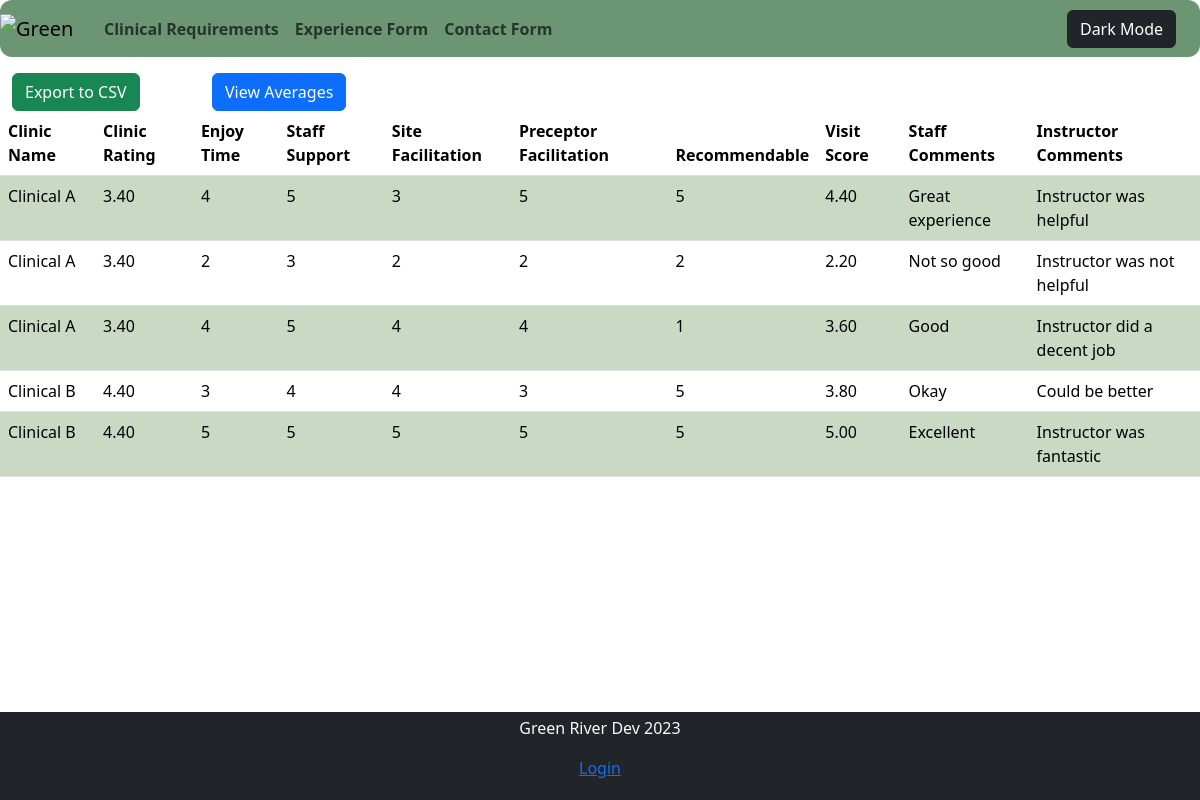
/viewentries.php, run on the app's committed database.
### tables this page shows
CREATE TABLE Score (
ID int NOT NULL,
ClinicalID int NOT NULL,
EnjoyTimeScore int NOT NULL,
StaffSupportScore int NOT NULL,
SiteFacilitationScore int NOT NULL,
PreceptorFacilitationScore int NOT NULL,
RecommendableScore int NOT NULL,
CommentStaffSit varchar(200),
CommentInstructor varchar(200),

PRIMARY KEY (ID),
FOREIGN KEY (ClinicalID) REFERENCES Clinical (ID)
);

CREATE TABLE Clinical (
ID int NOT NULL,
Name VARCHAR(100) NOT NULL,

PRIMARY KEY (ID)
);

### viewentries.php (the view, shortened to what this page needs)
<!DOCTYPE html>
<html lang="en" xmlns="http://www.w3.org/1999/html">
<head>
    <link rel="stylesheet" href="style.css">
    <link href="https://cdn.jsdelivr.net/npm/bootstrap@5.3.2/dist/css/bootstrap.min.css" rel="stylesheet">
</head>
<body <?php echo isset($_COOKIE['darkMode']) && $_COOKIE['darkMode'] === 'on' ? 'data-bs-theme="dark"' : 'data-bs-theme="light"'; ?>>
<div id="navigation">
    <nav class="navbar navbar-expand navbar-light" id="navbarColor">
        <a class="navbar-brand" href="https://badger.greenriverdev.com/">
            <img src = "https://i.imgur.com/n4l8Bam.png" alt="Green River Nursing Logo" width = "80" class="d-inline-block align-text-top">
        </a>
        <div class="collapse navbar-collapse" id="navbarNav">
            <ul class="navbar-nav">
                <li class="nav-item active">
                    <a class="nav-link" href="requirements.php"><b class="nav_hover">Clinical Requirements</b><span class="sr-only"></span></a>
                </li>
                <li class="nav-item">
                    <a class="nav-link" href="experience_form.php"><b class="nav_hover">Experience Form</b></a>
                </li>
                <li class="nav-item">
                    <a class="nav-link" href="contact_form.php"><b class="nav_hover">Contact Form</b></a>
                </li>
            </ul>
        </div>
        <div class="dark_mode">
            <button onclick = "darkDarkMode()" id="dark-mode-toggle" class="btn btn-dark ml-auto"> <i class="bi bi-cloud-moon-fill"></i> Dark Mode </button>
        </div>
    </nav>
</div>
<?php
$orderBy = isset($_GET['orderBy']) ? $_GET['orderBy'] : 'Name';
$sql = "SELECT Clinical.Name, Score.EnjoyTimeScore, Score.StaffSupportScore, Score.SiteFacilitationScore,
       Score.PreceptorFacilitationScore, Score.RecommendableScore, Score.CommentStaffSit,
       Score.CommentInstructor,
       ROUND((Score.EnjoyTimeScore + Score.StaffSupportScore + Score.SiteFacilitationScore +
        Score.PreceptorFacilitationScore + Score.RecommendableScore) / 5, 2) as AverageTotalScore
        FROM Clinical
        INNER JOIN Score ON Score.ClinicalID = Clinical.ID";
$sql .= " ORDER BY $orderBy;";
$result = @mysqli_query($cnxn, $sql);
$currentClinic = null;
$entries = [];
echo "
<div class='container-fluid mt-3'>
    <form method='post'>
        <div class='row'>
            <div class='col-md-2'>
                <a href='generate_csv.php' class='btn btn-success' download='entries.csv'>Export to CSV</a>
            </div>
            <div class='col-md-2'>
                <a href='average_scores.php' class='btn btn-primary'>View Averages</a>
            </div>
    </form>
    <table class='table table-sticky-top table-striped' id='table'>
        <thead class='sticky-top bg-white'>
            <tr>
                <th onclick='sortTable(0)'>Clinic Name</th>
                <th onclick='sortTable(1)'>Clinic Rating</th>
                <th onclick='sortTable(2)'>Enjoy Time</th>
                <th onclick='sortTable(3)'>Staff Support</th>
                <th onclick='sortTable(4)'>Site Facilitation</th>
                <th onclick='sortTable(5)'>Preceptor Facilitation</th>
                <th onclick='sortTable(6)'>Recommendable</th>
                <th onclick='sortTable(7)'>Visit Score</th>
                <th onclick='sortTable(8)'>Staff Comments</th>
                <th onclick='sortTable(9)'>Instructor Comments</th>
            </tr>
        </thead>
    <tbody>
";
while ($row = mysqli_fetch_assoc($result)) {
    $Name = $row['Name'];
    $EnjoyTimeScore = $row['EnjoyTimeScore'];
    $StaffSupportScore = $row['StaffSupportScore'];
    $SiteFacilitationScore = $row['SiteFacilitationScore'];
    $PreceptorFacilitationScore = $row['PreceptorFacilitationScore'];
    $RecommendableScore = $row['RecommendableScore'];
    $CommentStaffSit = $row['CommentStaffSit'];
    $CommentInstructor = $row['CommentInstructor'];
    $AverageTotalScore = $row['AverageTotalScore'];
    if ($currentClinic !== $Name) {
        if ($currentClinic !== null) {
            displayEntries($currentClinic, $entries);
        }
        $currentClinic = $Name;
        $entries = [];
    }
    $entries[] = [
        'Name' => $Name,
        'EnjoyTimeScore' => $EnjoyTimeScore,
        'StaffSupportScore' => $StaffSupportScore,
        'SiteFacilitationScore' => $SiteFacilitationScore,
        'PreceptorFacilitationScore' => $PreceptorFacilitationScore,
        'RecommendableScore' => $RecommendableScore,
        'CommentStaffSit' => $CommentStaffSit,
        'CommentInstructor' => $CommentInstructor,
        'AverageTotalScore' => $AverageTotalScore,
    ];
}
if ($currentClinic !== null) {
    displayEntries($currentClinic, $entries);
}
echo "</table> </div> </div>
";
function displayEntries($clinicName, $entries)
{
    $totalEnjoyTimeScore = array_sum(array_column($entries, 'EnjoyTimeScore'));
    $totalStaffSupportScore = array_sum(array_column($entries, 'StaffSupportScore'));
    $totalSiteFacilitationScore = array_sum(array_column($entries, 'SiteFacilitationScore'));
    $totalPreceptorFacilitationScore = array_sum(array_column($entries, 'PreceptorFacilitationScore'));
    $totalRecommendableScore = array_sum(array_column($entries, 'RecommendableScore'));
    $totalScores = $totalEnjoyTimeScore + $totalStaffSupportScore + $totalSiteFacilitationScore
        + $totalPreceptorFacilitationScore + $totalRecommendableScore;
    $totalEntries = count($entries);
    if ($totalEntries > 0) {
        $averageTotalScore = $totalScores / ($totalEntries * 5);
        $clinicRating = number_format($averageTotalScore, 2);
    }
    foreach ($entries as $entry) {
        echo "<tr>";
        echo "<td>{$entry['Name']}</td>";
        echo "<td>{$clinicRating}</td>";
        echo "<td>{$entry['EnjoyTimeScore']}</td>";
        echo "<td>{$entry['StaffSupportScore']}</td>";
        echo "<td>{$entry['SiteFacilitationScore']}</td>";
        echo "<td>{$entry['PreceptorFacilitationScore']}</td>";
        echo "<td>{$entry['RecommendableScore']}</td>";
        echo "<td>" . number_format($entry['AverageTotalScore'], 2) . "</td>";
        echo "<td>{$entry['CommentStaffSit']}</td>";
        echo "<td>{$entry['CommentInstructor']}</td>";
        echo "</tr>";
    }
}
?>
<footer class="footer bg-dark text-light py-1">
    <div class="container">
        <p class = "text-center"> Green River Dev 2023 </p>
        <p class = "text-center">
            <?php
            if ($_SESSION['loggedIn']){
                echo '<a href="logout.php"> Logout </a>';
            }
            else{
                echo '<a href="login.php"> Login </a>';
            }
            ?>
        </p>
    </div>
</footer>
</body>
</html>

### style.css (style rules this page uses)
body { min-height: 100vh; display: flex; flex-direction: column; }
#navbarColor { background-color: #6c9574; border-radius: 12px; }
footer { margin-top: auto; }
.dark_mode { padding-right: 2%; }

### viewentries.php (style rules this page uses)
.table-striped>tbody>tr:nth-child(odd)>td, .table-striped>tbody>tr:nth-child(odd)>th { background-color: #d5e5cd; }

### data on the page
score: ClinicalID.Name "Clinical B", clinicRating "4.40", EnjoyTimeScore "3", StaffSupportScore "4", SiteFacilitationScore "4", PreceptorFacilitationScore "3", RecommendableScore "5", AverageTotalScore "3.80", CommentStaffSit "Okay", CommentInstructor "Could be better"
score: ClinicalID.Name "Clinical A", clinicRating "3.40", EnjoyTimeScore "4", StaffSupportScore "5", SiteFacilitationScore "3", PreceptorFacilitationScore "5", RecommendableScore "5", AverageTotalScore "4.40", CommentStaffSit "Great experience", CommentInstructor "Instructor was helpful"
score: ClinicalID.Name "Clinical A", clinicRating "3.40", EnjoyTimeScore "2", StaffSupportScore "3", SiteFacilitationScore "2", PreceptorFacilitationScore "2", RecommendableScore "2", AverageTotalScore "2.20", CommentStaffSit "Not so good", CommentInstructor "Instructor was not helpful"
score: ClinicalID.Name "Clinical A", clinicRating "3.40", EnjoyTimeScore "4", StaffSupportScore "5", SiteFacilitationScore "4", PreceptorFacilitationScore "4", RecommendableScore "1", AverageTotalScore "3.60", CommentStaffSit "Good", CommentInstructor "Instructor did a decent job"
score: ClinicalID.Name "Clinical B", clinicRating "4.40", EnjoyTimeScore "5", StaffSupportScore "5", SiteFacilitationScore "5", PreceptorFacilitationScore "5", RecommendableScore "5", AverageTotalScore "5.00", CommentStaffSit "Excellent", CommentInstructor "Instructor was fantastic"
